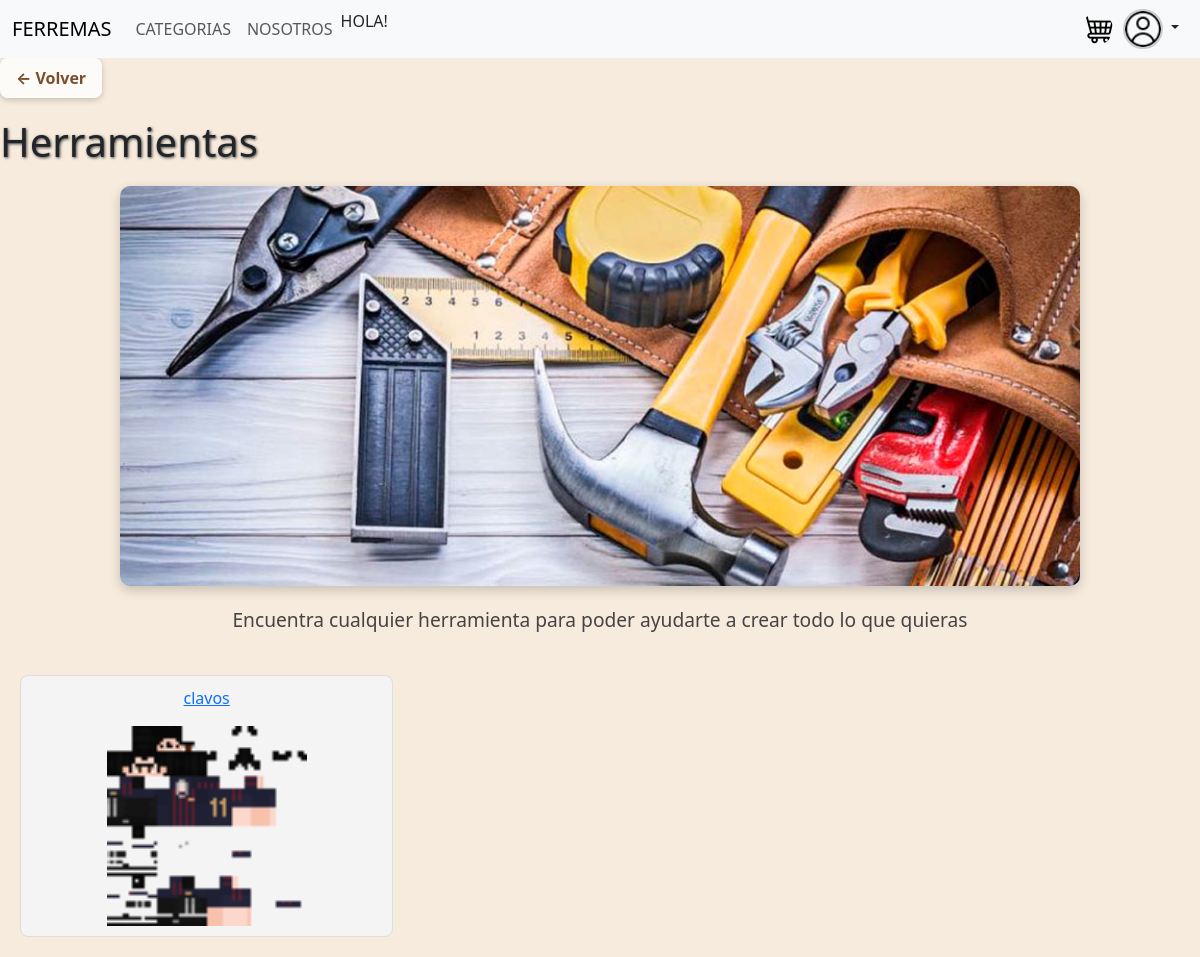
Screenshot of /Home/Categorias/Herramientas/ with the database file from the repository.
### task/models.py (models this page shows, shortened)
class Categoria(models.Model):
    nombrecat = models.CharField(max_length=100, unique=True)
    descripcion = models.TextField(blank=True)
    imagen = models.ImageField(upload_to='Categoriasimg/')
    user = models.ForeignKey('auth.User', on_delete=models.CASCADE, null=True)

class articulo(models.Model):
    Tipo = models.CharField(max_length=100)
    nombreart = models.CharField(max_length=100, unique=True)
    descripcion = models.TextField(blank=True)
    fecha = models.DateTimeField(auto_now_add=True)
    imagen = models.ImageField(upload_to='articulosimg/')
    valorunidad = models.DecimalField(max_digits=10, decimal_places=2)
    cantidad = models.IntegerField()
    user = models.ForeignKey('auth.User', on_delete=models.CASCADE, null=True)

### task/views.py (the view)
# urls.py: path('Home/Categorias/<str:nombre_cat>/',views.detalle_categoria, name='detalle_categorias'),
def detalle_categoria(request, nombre_cat):
    categoria = get_object_or_404(Categoria, nombrecat=nombre_cat)
    Articulos = articulo.objects.filter(Tipo=nombre_cat)
    return render(request, 'detalle_categorias.html', {
        'categoria': categoria,
        'Articulos': Articulos
    })

### task/context_processor.py (called while the page is built)
def total_carrito(request):
    total = 0
    if request.user.is_authenticated:
       if "carrito" in request.session.keys():
           for key, value in request.session['carrito'].items():
               total += float(value['acumulado'])
    return {"total_factura": total}

### task/Templates/detalle_categorias.html (shortened to what this page needs)
{% extends 'navbar.html' %}
{% load static %}
{% block body %}
<link rel="stylesheet" href="{% static 'style.css' %}">
<a href="javascript:history.back()" class="btn-back">← Volver</a>
<h1 class="card-text">{{ categoria.nombrecat }}</h1>
<div class="imagen-categoria-container">
    {% if categoria.imagen %}
        <img src="{{ categoria.imagen.url }}" alt="Imagen de la categoría" class="imagen-categoria">
    {% else %}
        <p>No hay imagen disponible</p>
    {% endif %}
</div>
<p class="categoria-descripcion">{{ categoria.descripcion }}</p>
<div class="articulos-grid">
    {% for articulo in Articulos %}
        <div class="articulo-card">
            <a href="{% url 'detalle_Articulos' articulo.Tipo articulo.nombreart %}" >
                <p>{{ articulo.nombreart }}</p>
                {% if articulo.imagen %}
                    <img src="{{ articulo.imagen.url }}" alt="Imagen del artículo" width="200">
                {% else %}
                    <p>No hay imagen disponible</p>
                {% endif %}
            </a>
        </div>
    {% endfor %}
</div>
{% endblock %}

### task/static/style.css (style rules this page uses)
body { background-color: #f7ebdd; background-size: cover; background-repeat: no-repeat; }
.card-title, .card-text { text-shadow: 1px 1px 3px rgba(0, 0, 0, 0.7); }
.btn-back { font-weight: bold; color: #7a4e2d; background-color: rgba(255, 255, 255, 0.8); padding: 8px 16px; border-radius: 8px; box-shadow: 0 2px 6px rgba(0, 0, 0, 0.2); transition: background-color 0.3s ease; z-index: 10; margin-bottom: 20px; display: inline-block; text-decoration: none; }
.imagen-categoria-container { display: flex; justify-content: center; margin: 20px 0; }
.imagen-categoria { width: 80%; max-height: 400px; object-fit: cover; border-radius: 10px; box-shadow: 0 4px 12px rgba(0,0,0,0.2); }
.categoria-descripcion { text-align: center; margin: 20px auto; width: 80%; font-size: 1.2em; color: #444; }
.articulos-grid { display: grid; grid-template-columns: repeat(3, 1fr); gap: 20px; padding: 20px; }
.articulo-card { border: 1px solid #ddd; border-radius: 8px; padding: 10px; text-align: center; background-color: #f4f4f4; transition: transform 0.2s; }

### rows the page displays
Categoria: nombrecat "Herramientas", imagen (picture), descripcion "Encuentra cualquier herramienta para poder ayudarte a crear todo lo que quieras"
articulo: nombreart "clavos", imagen (picture)
